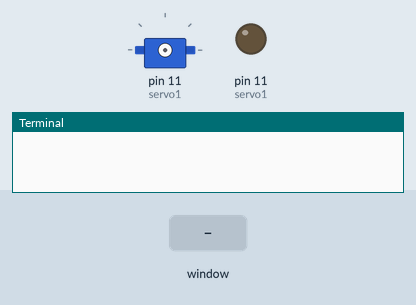
A program run on a simulated Raspberry Pi (header pin numbers). Shown: servo, output pins drawn as LEDs (lit = HIGH), the last lines printed to the terminal. The inputs (shaded band) are chosen by the test bench. The desktop window is not drawn, its controls go by their first labels and the mouse button is held 0.15 s; message boxes are confirmed after 1 s; servo angles are drawn from the pulse width (0.5 ms = 0°, 2.5 ms = 180°).

Above: at 1.2 s.
1.3 s: control labelled "Servir" in the window clicked
At 4.9 s:
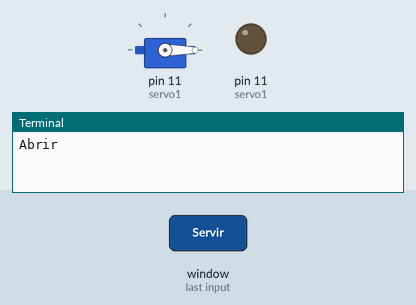
Timing chart, 0 to 6.4 s (numbered marks = the images above; inputs shaded):
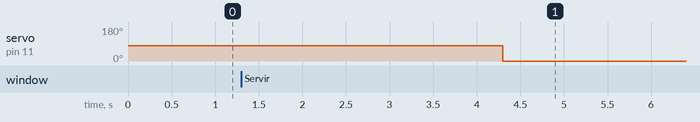

Measured:
- after the input at 1.3 s, servo on pin 11 (servo1): 81° → 0° after 3.0 s

The program:

DispensadorDeAgua.py
```python
# Importar las librerías
import RPi.GPIO as GPIO
import time
import tkinter as tk # Importar el módulo tkinter y crear el objeto tk
from tkinter import messagebox as MessageBox #Importar el módulo messagebox para mensajes de pantalla

def button1_click(): # Definir la función del primer boton "button1click"
    print("Abrir")   # imprimir en la consola la palabra "Abrir"
    MessageBox.showinfo("Aviso","El tiempo de servido es de 2 segundos")
    servo1.start(0)  #Inicializar el Modulador de Pulsos (PWM) para que empiece
                     # a correr, pero con el valor inicial de 0 (pulso apagado)
    servo1.ChangeDutyCycle(7) # Mueve el servo a 90 grados
    time.sleep(2) #tiempo de espera antes de volver el servo a 0 grados
    servo1.ChangeDutyCycle(2) # Mueve el servo a 0 grados

def button2_click(): # Definir la función del primer boton "button1click"
    print("Cerrar")  # imprimir en la consola la palabra "Abrir"
    servo1.ChangeDutyCycle(2) # Mueve el servo a su posición inicial (0 grados)

GPIO.setwarnings(False)

GPIO.setmode(GPIO.BOARD) # Configurar el modo de numeración de pines GPIO

# Configurar el pin 11 como una salida, y configurar la
# variable servo1 como pin 11 como PWM

GPIO.setup(11,GPIO.OUT)
servo1 = GPIO.PWM(11,50) # OJO, el número 11 es el pin,
                         # y el 50 es el pulso = 50Hz pulse

# Luego creamos dos objetos Botón, pasando la ventana root como primer argumento
# y el texto para mostrar en el botón como argumento de texto.
# Finalmente, llamamos al método pack() en cada botón para agregarlos a la
# ventana.

root = tk.Tk()
root.config(bd=15)

button1 = tk.Button(root, text="Servir", command=button1_click)
button1.pack()

#button2 = tk.Button(root, text="Cerrando", command=button2_click)
#button2.pack()

root.mainloop() # Se llama al método mainloop() en el objeto Tk para iniciar
                # el bucle de eventos y mostrar la ventana con los botones.

quit() # El programa termina con código de salida 0
```
